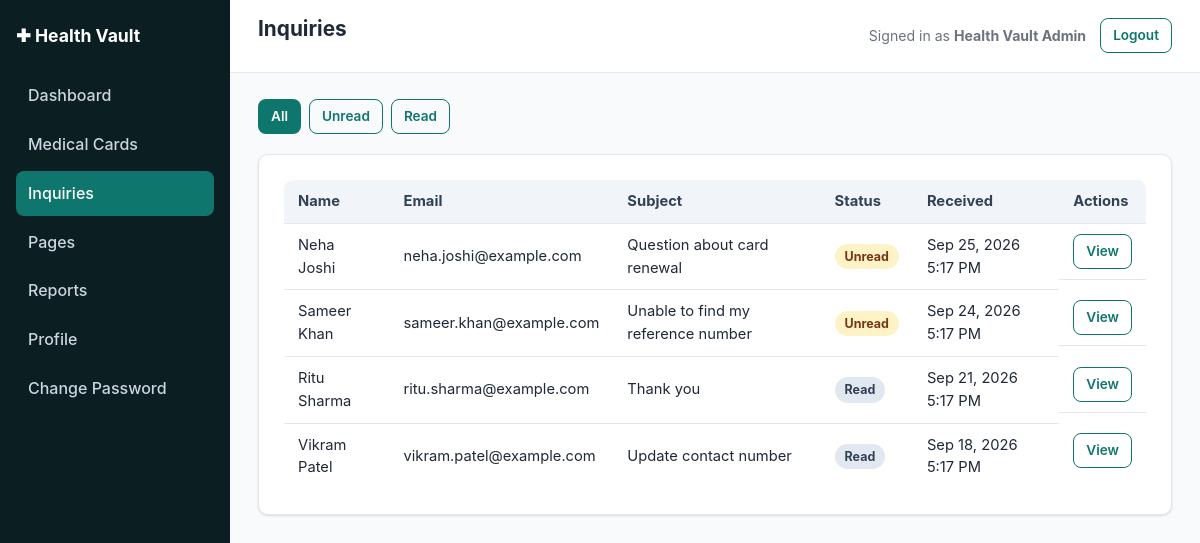
/admin/inquiries/index.php (signed in), run on the app's committed database.
### tables this page shows
CREATE TABLE IF NOT EXISTS inquiries (
    id             INT UNSIGNED AUTO_INCREMENT PRIMARY KEY,
    name           VARCHAR(150) NOT NULL,
    email          VARCHAR(190) NOT NULL,
    subject        VARCHAR(190) DEFAULT NULL,
    message        TEXT NOT NULL,
    status         ENUM('unread','read') NOT NULL DEFAULT 'unread',
    admin_response TEXT DEFAULT NULL,
    responded_at   DATETIME DEFAULT NULL,
    created_at     DATETIME NOT NULL DEFAULT CURRENT_TIMESTAMP,
    updated_at     DATETIME NOT NULL DEFAULT CURRENT_TIMESTAMP ON UPDATE CURRENT_TIMESTAMP,
    KEY idx_inquiries_status (status)
);

### includes/functions.php (called while the page is built, shortened)
<?php
require_once __DIR__ . '/db.php';
function site_base_url(): string
{
    $script = str_replace('\\', '/', $_SERVER['SCRIPT_NAME'] ?? '');
    if (($pos = strpos($script, '/admin/')) !== false) {
        return substr($script, 0, $pos);
    }
    $dir = dirname($script);
    return ($dir === '/' || $dir === '\\') ? '' : rtrim($dir, '/');
}
function admin_base_url(): string
{
    return site_base_url() . '/admin';
}
function h(?string $value): string
{
    return htmlspecialchars($value ?? '', ENT_QUOTES, 'UTF-8');
}
function format_datetime(?string $datetime, string $format = 'M j, Y g:i A'): string
{
    $ts = strtotime($datetime);
    return $ts ? date($format, $ts) : '—';
}

### includes/db.php (called while the page is built, shortened)
<?php
function get_db(): PDO
{
    static $pdo = null;
    if ($pdo !== null) {
        return $pdo;
    }
    $dsn = 'mysql:host=' . DB_HOST . ';dbname=' . DB_NAME . ';charset=' . DB_CHARSET;
    try {
        $pdo = new PDO($dsn, DB_USER, DB_PASS, [
            PDO::ATTR_ERRMODE            => PDO::ERRMODE_EXCEPTION,
            PDO::ATTR_DEFAULT_FETCH_MODE => PDO::FETCH_ASSOC,
            PDO::ATTR_EMULATE_PREPARES   => false,
        ]);
    } catch (PDOException $e) {
        error_log('Health Vault DB connection failed: ' . $e->getMessage());
        http_response_code(500);
        if (APP_DEBUG) {
            die('Database connection failed: ' . htmlspecialchars($e->getMessage()));
        }
        die('A system error occurred. Please try again later.');
    }
    return $pdo;
}

### includes/auth.php (called while the page is built, shortened)
<?php
require_once __DIR__ . '/functions.php';
function current_admin(): ?array
{
    $stmt = get_db()->prepare('SELECT id, name, email, mobile_number, created_at, updated_at FROM admins WHERE id = :id LIMIT 1');
    $stmt->execute(['id' => $_SESSION['admin_id']]);
    $admin = $stmt->fetch();
    return $admin ?: null;
}

### admin/inquiries/index.php (the view, shortened to what this page needs)
<?php
require_once __DIR__ . '/../../includes/functions.php';
require_once __DIR__ . '/../../includes/auth.php';
$db = get_db();
$statusFilter = $_GET['status'] ?? '';
if (in_array($statusFilter, ['unread', 'read'], true)) {
    $stmt = $db->prepare('SELECT * FROM inquiries WHERE status = :status ORDER BY created_at DESC');
    $stmt->execute(['status' => $statusFilter]);
    $inquiries = $stmt->fetchAll();
} else {
    $inquiries = $db->query('SELECT * FROM inquiries ORDER BY created_at DESC')->fetchAll();
}
$pageTitle = 'Inquiries';
include __DIR__ . '/../../includes/admin-header.php';
?>
<div class="page-header">
  <div class="table-actions">
    <a class="btn btn-sm <?= $statusFilter === '' ? 'btn' : 'btn-outline' ?>" href="index.php">All</a>
    <a class="btn btn-sm <?= $statusFilter === 'unread' ? 'btn' : 'btn-outline' ?>" href="index.php?status=unread">Unread</a>
    <a class="btn btn-sm <?= $statusFilter === 'read' ? 'btn' : 'btn-outline' ?>" href="index.php?status=read">Read</a>
  </div>
</div>
<div class="panel">
  <?php if (empty($inquiries)): ?>
    <p class="empty-state">No inquiries found.</p>
  <?php else: ?>
    <div class="table-responsive">
    <table class="table">
      <thead><tr><th>Name</th><th>Email</th><th>Subject</th><th>Status</th><th>Received</th><th>Actions</th></tr></thead>
      <tbody>
        <?php foreach ($inquiries as $inq): ?>
        <tr>
          <td><?= h($inq['name']) ?></td>
          <td><?= h($inq['email']) ?></td>
          <td><?= h($inq['subject'] ?: '—') ?></td>
          <td><span class="badge badge-<?= h($inq['status']) ?>"><?= h(ucfirst($inq['status'])) ?></span></td>
          <td><?= h(format_datetime($inq['created_at'])) ?></td>
          <td class="table-actions">
            <a class="btn btn-sm btn-outline" href="view.php?id=<?= (int) $inq['id'] ?>">View</a>
          </td>
        </tr>
        <?php endforeach; ?>
      </tbody>
    </table>
    </div>
  <?php endif; ?>
</div>
<?php include __DIR__ . '/../../includes/admin-footer.php'; ?>

### includes/admin-header.php (shortened to what this page needs)
<?php
$siteBase  = site_base_url();
$admin     = current_admin();
?><!DOCTYPE html>
<html lang="en">
<head>
<link rel="stylesheet" href="<?= h($siteBase) ?>/assets/css/style.css">
</head>
<body class="admin-body">
<div class="admin-layout">
<?php include __DIR__ . '/admin-sidebar.php'; ?>
  <div class="admin-content">
    <header class="admin-topbar">
      <h1><?= h($pageTitle ?? 'Admin') ?></h1>
      <div class="admin-topbar-user">
        <span>Signed in as <strong><?= h($admin['name'] ?? '') ?></strong></span>
        <a href="<?= h($adminBase) ?>/logout.php" class="btn btn-sm btn-outline">Logout</a>
      </div>
    </header>
    <div class="admin-body-inner">

### assets/css/style.css (style rules this page uses)
:root { --color-primary: #0f766e; --color-primary-dark: #0b544e; --color-primary-light: #ccfbf1; --color-accent: #2563eb; --color-danger: #dc2626; --color-danger-light: #fee2e2; --color-success: #16a34a; --color-success-light: #dcfce7; --color-warning: #d97706; --color-warning-light: #fef3c7; --color-text: #1f2937; --color-muted: #6b7280; --color-border: #e5e7eb; --color-bg: #f8fafc; --color-surface: #ffffff; --radius: 10px; --shadow: 0 1px 3px rgba(0,0,0,0.08), 0 1px 2px rgba(0,0,0,0.06); --font: -apple-system, BlinkMacSystemFont, "Segoe UI", Roboto, Helvetica, Arial, sans-serif; }
* { box-sizing: border-box; }
body { margin: 0; font-family: var(--font); color: var(--color-text); background: var(--color-bg); line-height: 1.55; }
a { color: var(--color-primary); text-decoration: none; }
h1, h2, h3, h4 { line-height: 1.25; margin-top: 0; }
.btn { display: inline-block; padding: 10px 20px; border-radius: 8px; font-weight: 600; border: 1px solid transparent; cursor: pointer; font-size: 0.95rem; background: var(--color-primary); color: #fff; text-decoration: none; }
.btn-outline { background: transparent; color: var(--color-primary); border-color: var(--color-primary); }
.btn-sm { padding: 6px 12px; font-size: 0.85rem; }
.panel { background: var(--color-surface); border: 1px solid var(--color-border); border-radius: var(--radius); padding: 24px; box-shadow: var(--shadow); margin-bottom: 24px; }
table { width: 100%; border-collapse: collapse; background: var(--color-surface); }
table.table { border: 1px solid var(--color-border); border-radius: var(--radius); overflow: hidden; }
th, td { padding: 10px 14px; text-align: left; border-bottom: 1px solid var(--color-border); font-size: 0.92rem; }
th { background: #f1f5f9; font-weight: 700; color: #334155; }
tr:last-child td { border-bottom: none; }
.table-responsive { overflow-x: auto; }
.table-actions { display: flex; gap: 8px; flex-wrap: wrap; }
.badge { display: inline-block; padding: 3px 10px; border-radius: 999px; font-size: 0.78rem; font-weight: 700; }
.badge-unread { background: var(--color-warning-light); color: #78350f; }
.badge-read { background: #e2e8f0; color: #334155; }
.admin-body { background: var(--color-bg); }
.admin-layout { display: flex; min-height: 100vh; }
.admin-content { flex: 1; min-width: 0; }
.admin-topbar { background: var(--color-surface); border-bottom: 1px solid var(--color-border); padding: 16px 28px; display: flex; align-items: center; justify-content: space-between; }
.admin-topbar h1 { font-size: 1.3rem; }
.admin-topbar-user { display: flex; align-items: center; gap: 14px; font-size: 0.88rem; color: var(--color-muted); }
.admin-body-inner { padding: 26px 28px; }
.page-header { display: flex; justify-content: space-between; align-items: center; margin-bottom: 20px; flex-wrap: wrap; gap: 10px; }

### data on the page
inquiries: name "Neha Joshi", email "neha.joshi@example.com", subject "Question about card renewal", status "Unread", created_at "Sep 25, 2026 5:17 PM"
inquiries: name "Sameer Khan", email "sameer.khan@example.com", subject "Unable to find my reference number", status "Unread", created_at "Sep 24, 2026 5:17 PM"
inquiries: name "Ritu Sharma", email "ritu.sharma@example.com", subject "Thank you", status "Read", created_at "Sep 21, 2026 5:17 PM"
inquiries: name "Vikram Patel", email "vikram.patel@example.com", subject "Update contact number", status "Read", created_at "Sep 18, 2026 5:17 PM"

### other printed values
APP_NAME "Health Vault"
$pageTitle "Inquiries"
$admin['name'] "Health Vault Admin"
